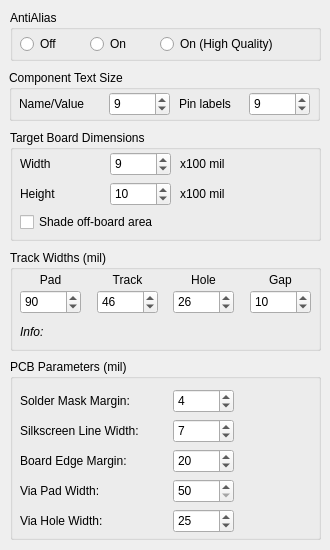
<?xml version="1.0" encoding="UTF-8"?>
<ui version="4.0">
 <class>RenderingDialog</class>
 <widget class="QDialog" name="RenderingDialog">
  <property name="geometry">
   <rect>
    <x>0</x>
    <y>0</y>
    <width>330</width>
    <height>550</height>
   </rect>
  </property>
  <property name="minimumSize">
   <size>
    <width>330</width>
    <height>550</height>
   </size>
  </property>
  <property name="maximumSize">
   <size>
    <width>330</width>
    <height>550</height>
   </size>
  </property>
  <property name="windowTitle">
   <string>Rendering Options</string>
  </property>
  <widget class="QGroupBox" name="groupBox">
   <property name="geometry">
    <rect>
     <x>10</x>
     <y>10</y>
     <width>311</width>
     <height>51</height>
    </rect>
   </property>
   <property name="title">
    <string>AntiAlias</string>
   </property>
   <widget class="QRadioButton" name="antiAliasOff">
    <property name="geometry">
     <rect>
      <x>10</x>
      <y>22</y>
      <width>61</width>
      <height>24</height>
     </rect>
    </property>
    <property name="mouseTracking">
     <bool>false</bool>
    </property>
    <property name="focusPolicy">
     <enum>Qt::NoFocus</enum>
    </property>
    <property name="text">
     <string>Off</string>
    </property>
   </widget>
   <widget class="QRadioButton" name="antiAliasOn">
    <property name="geometry">
     <rect>
      <x>80</x>
      <y>22</y>
      <width>61</width>
      <height>24</height>
     </rect>
    </property>
    <property name="mouseTracking">
     <bool>false</bool>
    </property>
    <property name="focusPolicy">
     <enum>Qt::NoFocus</enum>
    </property>
    <property name="text">
     <string>On</string>
    </property>
   </widget>
   <widget class="QRadioButton" name="antiAliasHigh">
    <property name="geometry">
     <rect>
      <x>150</x>
      <y>22</y>
      <width>151</width>
      <height>24</height>
     </rect>
    </property>
    <property name="mouseTracking">
     <bool>false</bool>
    </property>
    <property name="focusPolicy">
     <enum>Qt::NoFocus</enum>
    </property>
    <property name="text">
     <string>On (High Quality)</string>
    </property>
   </widget>
  </widget>
  <widget class="QGroupBox" name="groupBox_2">
   <property name="geometry">
    <rect>
     <x>9</x>
     <y>70</y>
     <width>311</width>
     <height>51</height>
    </rect>
   </property>
   <property name="title">
    <string>Component Text Size</string>
   </property>
   <widget class="QSpinBox" name="spinBox">
    <property name="geometry">
     <rect>
      <x>100</x>
      <y>22</y>
      <width>61</width>
      <height>24</height>
     </rect>
    </property>
    <property name="toolTip">
     <string>Text size for part Name/Value labels</string>
    </property>
    <property name="minimum">
     <number>5</number>
    </property>
    <property name="maximum">
     <number>11</number>
    </property>
    <property name="value">
     <number>9</number>
    </property>
   </widget>
   <widget class="QLabel" name="label">
    <property name="geometry">
     <rect>
      <x>10</x>
      <y>22</y>
      <width>91</width>
      <height>24</height>
     </rect>
    </property>
    <property name="text">
     <string>Name/Value</string>
    </property>
   </widget>
   <widget class="QSpinBox" name="spinBox_2">
    <property name="geometry">
     <rect>
      <x>240</x>
      <y>22</y>
      <width>61</width>
      <height>24</height>
     </rect>
    </property>
    <property name="toolTip">
     <string>Text size for pin labels</string>
    </property>
    <property name="minimum">
     <number>5</number>
    </property>
    <property name="maximum">
     <number>11</number>
    </property>
    <property name="value">
     <number>9</number>
    </property>
   </widget>
   <widget class="QLabel" name="label_2">
    <property name="geometry">
     <rect>
      <x>170</x>
      <y>22</y>
      <width>71</width>
      <height>24</height>
     </rect>
    </property>
    <property name="text">
     <string>Pin labels</string>
    </property>
   </widget>
  </widget>
  <widget class="QGroupBox" name="groupBox_3">
   <property name="geometry">
    <rect>
     <x>10</x>
     <y>130</y>
     <width>311</width>
     <height>111</height>
    </rect>
   </property>
   <property name="title">
    <string>Target Board Dimensions</string>
   </property>
   <widget class="QCheckBox" name="checkBox">
    <property name="geometry">
     <rect>
      <x>10</x>
      <y>80</y>
      <width>291</width>
      <height>24</height>
     </rect>
    </property>
    <property name="mouseTracking">
     <bool>false</bool>
    </property>
    <property name="focusPolicy">
     <enum>Qt::NoFocus</enum>
    </property>
    <property name="toolTip">
     <string>Draw area outside the target board in a darker shade</string>
    </property>
    <property name="text">
     <string>Shade off-board area</string>
    </property>
   </widget>
   <widget class="QLabel" name="label_6">
    <property name="geometry">
     <rect>
      <x>10</x>
      <y>22</y>
      <width>91</width>
      <height>24</height>
     </rect>
    </property>
    <property name="text">
     <string>Width</string>
    </property>
   </widget>
   <widget class="QSpinBox" name="spinBox_Height">
    <property name="geometry">
     <rect>
      <x>100</x>
      <y>52</y>
      <width>61</width>
      <height>24</height>
     </rect>
    </property>
    <property name="toolTip">
     <string>Height of target board</string>
    </property>
    <property name="minimum">
     <number>1</number>
    </property>
    <property name="maximum">
     <number>999</number>
    </property>
    <property name="value">
     <number>10</number>
    </property>
   </widget>
   <widget class="QSpinBox" name="spinBox_Width">
    <property name="geometry">
     <rect>
      <x>100</x>
      <y>22</y>
      <width>61</width>
      <height>24</height>
     </rect>
    </property>
    <property name="toolTip">
     <string>Width of target board</string>
    </property>
    <property name="minimum">
     <number>1</number>
    </property>
    <property name="maximum">
     <number>999</number>
    </property>
    <property name="value">
     <number>9</number>
    </property>
   </widget>
   <widget class="QLabel" name="label_5">
    <property name="geometry">
     <rect>
      <x>10</x>
      <y>52</y>
      <width>91</width>
      <height>24</height>
     </rect>
    </property>
    <property name="text">
     <string>Height</string>
    </property>
   </widget>
   <widget class="QLabel" name="label_units_3">
    <property name="geometry">
     <rect>
      <x>170</x>
      <y>22</y>
      <width>61</width>
      <height>24</height>
     </rect>
    </property>
    <property name="text">
     <string>x100 mil</string>
    </property>
    <property name="alignment">
     <set>Qt::AlignLeading|Qt::AlignLeft|Qt::AlignVCenter</set>
    </property>
   </widget>
   <widget class="QLabel" name="label_units_4">
    <property name="geometry">
     <rect>
      <x>170</x>
      <y>52</y>
      <width>61</width>
      <height>24</height>
     </rect>
    </property>
    <property name="text">
     <string>x100 mil</string>
    </property>
    <property name="alignment">
     <set>Qt::AlignLeading|Qt::AlignLeft|Qt::AlignVCenter</set>
    </property>
   </widget>
  </widget>
  <widget class="QGroupBox" name="groupBox_widths">
   <property name="geometry">
    <rect>
     <x>10</x>
     <y>250</y>
     <width>311</width>
     <height>101</height>
    </rect>
   </property>
   <property name="title">
    <string>Track Widths (mil)</string>
   </property>
   <widget class="QSpinBox" name="holeWidth">
    <property name="geometry">
     <rect>
      <x>163</x>
      <y>40</y>
      <width>61</width>
      <height>24</height>
     </rect>
    </property>
    <property name="toolTip">
     <string>Hole width (1 mil = 0.001 inches)</string>
    </property>
    <property name="minimum">
     <number>20</number>
    </property>
    <property name="maximum">
     <number>40</number>
    </property>
    <property name="singleStep">
     <number>1</number>
    </property>
    <property name="value">
     <number>26</number>
    </property>
   </widget>
   <widget class="QSpinBox" name="padWidth">
    <property name="geometry">
     <rect>
      <x>10</x>
      <y>40</y>
      <width>61</width>
      <height>24</height>
     </rect>
    </property>
    <property name="toolTip">
     <string>Pad width (1 mil = 0.001 inches)</string>
    </property>
    <property name="minimum">
     <number>50</number>
    </property>
    <property name="maximum">
     <number>98</number>
    </property>
    <property name="singleStep">
     <number>1</number>
    </property>
    <property name="value">
     <number>90</number>
    </property>
   </widget>
   <widget class="QLabel" name="label_pad">
    <property name="geometry">
     <rect>
      <x>10</x>
      <y>18</y>
      <width>61</width>
      <height>24</height>
     </rect>
    </property>
    <property name="text">
     <string>Pad</string>
    </property>
    <property name="alignment">
     <set>Qt::AlignCenter</set>
    </property>
   </widget>
   <widget class="QLabel" name="label_track">
    <property name="geometry">
     <rect>
      <x>87</x>
      <y>18</y>
      <width>61</width>
      <height>24</height>
     </rect>
    </property>
    <property name="text">
     <string>Track</string>
    </property>
    <property name="alignment">
     <set>Qt::AlignCenter</set>
    </property>
   </widget>
   <widget class="QLabel" name="label_hole">
    <property name="geometry">
     <rect>
      <x>163</x>
      <y>18</y>
      <width>61</width>
      <height>24</height>
     </rect>
    </property>
    <property name="text">
     <string>Hole</string>
    </property>
    <property name="alignment">
     <set>Qt::AlignCenter</set>
    </property>
   </widget>
   <widget class="QSpinBox" name="trackWidth">
    <property name="geometry">
     <rect>
      <x>87</x>
      <y>40</y>
      <width>61</width>
      <height>24</height>
     </rect>
    </property>
    <property name="toolTip">
     <string>Track width (1 mil = 0.001 inches)</string>
    </property>
    <property name="minimum">
     <number>12</number>
    </property>
    <property name="maximum">
     <number>50</number>
    </property>
    <property name="singleStep">
     <number>1</number>
    </property>
    <property name="value">
     <number>46</number>
    </property>
   </widget>
   <widget class="QSpinBox" name="gapWidth">
    <property name="geometry">
     <rect>
      <x>240</x>
      <y>40</y>
      <width>61</width>
      <height>24</height>
     </rect>
    </property>
    <property name="toolTip">
     <string>Track width (1 mil = 0.001 inches)</string>
    </property>
    <property name="minimum">
     <number>5</number>
    </property>
    <property name="maximum">
     <number>30</number>
    </property>
    <property name="singleStep">
     <number>1</number>
    </property>
    <property name="value">
     <number>10</number>
    </property>
   </widget>
   <widget class="QLabel" name="label_gap">
    <property name="geometry">
     <rect>
      <x>240</x>
      <y>18</y>
      <width>61</width>
      <height>24</height>
     </rect>
    </property>
    <property name="text">
     <string>Gap</string>
    </property>
    <property name="alignment">
     <set>Qt::AlignCenter</set>
    </property>
   </widget>
   <widget class="QLabel" name="label_info">
    <property name="geometry">
     <rect>
      <x>10</x>
      <y>70</y>
      <width>291</width>
      <height>24</height>
     </rect>
    </property>
    <property name="font">
     <font>
      <weight>50</weight>
      <italic>true</italic>
      <bold>false</bold>
     </font>
    </property>
    <property name="text">
     <string>Info:</string>
    </property>
    <property name="alignment">
     <set>Qt::AlignLeading|Qt::AlignLeft|Qt::AlignVCenter</set>
    </property>
   </widget>
  </widget>
  <widget class="QGroupBox" name="groupBox_pcb">
   <property name="geometry">
    <rect>
     <x>10</x>
     <y>359</y>
     <width>311</width>
     <height>181</height>
    </rect>
   </property>
   <property name="title">
    <string>PCB Parameters (mil)</string>
   </property>
   <widget class="QLabel" name="label_mask">
    <property name="geometry">
     <rect>
      <x>10</x>
      <y>30</y>
      <width>141</width>
      <height>24</height>
     </rect>
    </property>
    <property name="text">
     <string>Solder Mask Margin:</string>
    </property>
    <property name="alignment">
     <set>Qt::AlignLeading|Qt::AlignLeft|Qt::AlignVCenter</set>
    </property>
   </widget>
   <widget class="QLabel" name="label_silk">
    <property name="geometry">
     <rect>
      <x>10</x>
      <y>60</y>
      <width>141</width>
      <height>24</height>
     </rect>
    </property>
    <property name="text">
     <string>Silkscreen Line Width:</string>
    </property>
    <property name="alignment">
     <set>Qt::AlignLeading|Qt::AlignLeft|Qt::AlignVCenter</set>
    </property>
   </widget>
   <widget class="QSpinBox" name="maskWidth">
    <property name="geometry">
     <rect>
      <x>163</x>
      <y>30</y>
      <width>61</width>
      <height>24</height>
     </rect>
    </property>
    <property name="toolTip">
     <string>Solder mask margin (1 mil = 0.001 inches)</string>
    </property>
    <property name="minimum">
     <number>0</number>
    </property>
    <property name="maximum">
     <number>10</number>
    </property>
    <property name="singleStep">
     <number>1</number>
    </property>
    <property name="value">
     <number>4</number>
    </property>
   </widget>
   <widget class="QSpinBox" name="silkWidth">
    <property name="geometry">
     <rect>
      <x>163</x>
      <y>60</y>
      <width>61</width>
      <height>24</height>
     </rect>
    </property>
    <property name="toolTip">
     <string>Silkscreen line width (1 mil = 0.001 inches)</string>
    </property>
    <property name="minimum">
     <number>1</number>
    </property>
    <property name="maximum">
     <number>10</number>
    </property>
    <property name="singleStep">
     <number>1</number>
    </property>
    <property name="value">
     <number>7</number>
    </property>
   </widget>
   <widget class="QLabel" name="label_edge">
    <property name="geometry">
     <rect>
      <x>10</x>
      <y>90</y>
      <width>141</width>
      <height>24</height>
     </rect>
    </property>
    <property name="text">
     <string>Board Edge Margin:</string>
    </property>
    <property name="alignment">
     <set>Qt::AlignLeading|Qt::AlignLeft|Qt::AlignVCenter</set>
    </property>
   </widget>
   <widget class="QSpinBox" name="edgeWidth">
    <property name="geometry">
     <rect>
      <x>163</x>
      <y>90</y>
      <width>61</width>
      <height>24</height>
     </rect>
    </property>
    <property name="toolTip">
     <string>Board edge margin (1 mil = 0.001 inches)</string>
    </property>
    <property name="minimum">
     <number>0</number>
    </property>
    <property name="maximum">
     <number>50</number>
    </property>
    <property name="singleStep">
     <number>1</number>
    </property>
    <property name="value">
     <number>20</number>
    </property>
   </widget>
   <widget class="QLabel" name="label_viapad">
    <property name="geometry">
     <rect>
      <x>10</x>
      <y>120</y>
      <width>141</width>
      <height>24</height>
     </rect>
    </property>
    <property name="text">
     <string>Via Pad Width:</string>
    </property>
    <property name="alignment">
     <set>Qt::AlignLeading|Qt::AlignLeft|Qt::AlignVCenter</set>
    </property>
   </widget>
   <widget class="QLabel" name="label_viahole">
    <property name="geometry">
     <rect>
      <x>10</x>
      <y>150</y>
      <width>141</width>
      <height>24</height>
     </rect>
    </property>
    <property name="text">
     <string>Via Hole Width:</string>
    </property>
    <property name="alignment">
     <set>Qt::AlignLeading|Qt::AlignLeft|Qt::AlignVCenter</set>
    </property>
   </widget>
   <widget class="QSpinBox" name="viapadWidth">
    <property name="geometry">
     <rect>
      <x>163</x>
      <y>120</y>
      <width>61</width>
      <height>24</height>
     </rect>
    </property>
    <property name="toolTip">
     <string>Board edge margin (1 mil = 0.001 inches)</string>
    </property>
    <property name="minimum">
     <number>50</number>
    </property>
    <property name="maximum">
     <number>80</number>
    </property>
    <property name="singleStep">
     <number>1</number>
    </property>
    <property name="value">
     <number>50</number>
    </property>
   </widget>
   <widget class="QSpinBox" name="viaholeWidth">
    <property name="geometry">
     <rect>
      <x>163</x>
      <y>150</y>
      <width>61</width>
      <height>24</height>
     </rect>
    </property>
    <property name="toolTip">
     <string>Board edge margin (1 mil = 0.001 inches)</string>
    </property>
    <property name="minimum">
     <number>20</number>
    </property>
    <property name="maximum">
     <number>40</number>
    </property>
    <property name="singleStep">
     <number>1</number>
    </property>
    <property name="value">
     <number>25</number>
    </property>
   </widget>
  </widget>
 </widget>
 <resources/>
 <connections/>
</ui>
